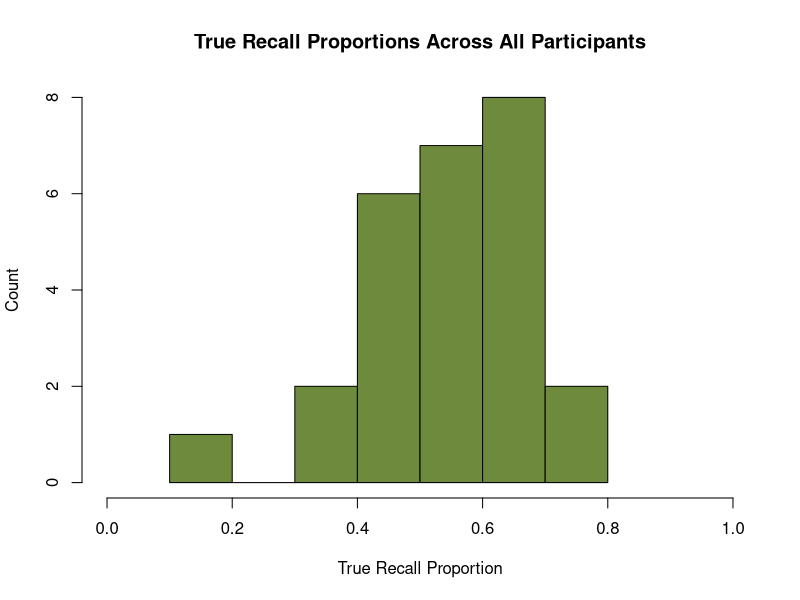
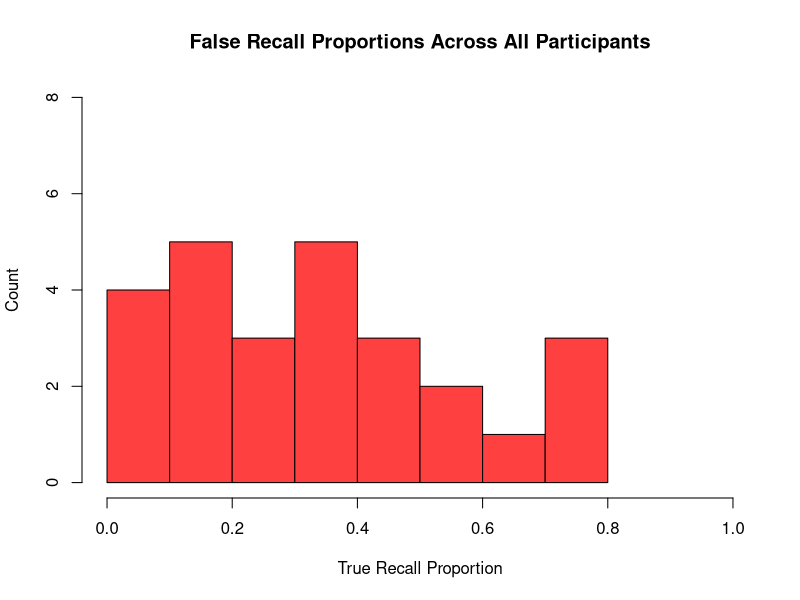
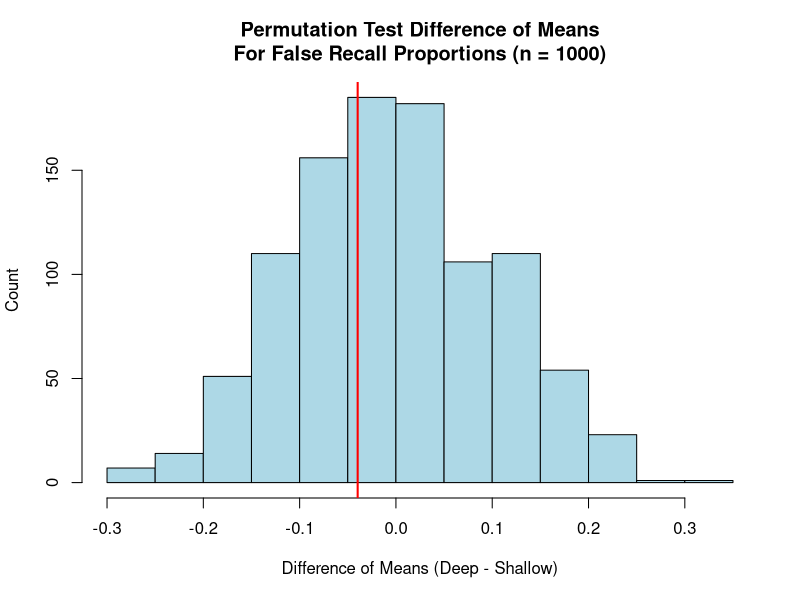
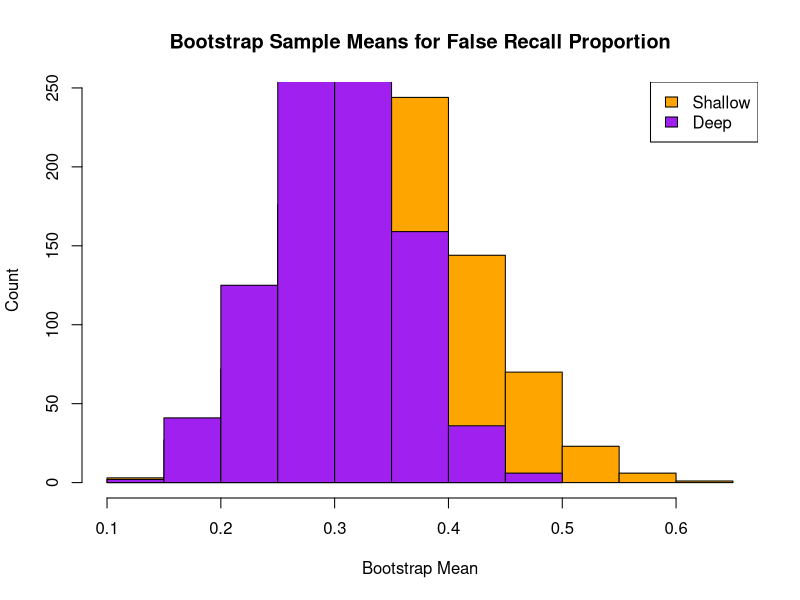

Recreate these plots in R, in order.
## ---- chunk 1
knitr::opts_chunk$set(echo = TRUE, message = FALSE)
# Can set your local path to control exactly where this saves. Otherwise, will save in directory with the Rmd file
# knitr::opts_knit$set(root.dir = "/home/expdes/outputs/")  

library(tidyverse)  #hub of many packages
set.seed(1)  #reproducible results
theme_set(theme_minimal())  #nice-looking plots

## ---- chunk 2
participant_level_data <- read.csv(file.path("data", "participant_level_data.csv"))
## ---- chunk 3
# Sources
#   1) https://www.datamentor.io/r-programming/histogram

# Get the recall proportions
true_recall_data <- participant_level_data$true_recall_proportion
false_recall_data <- participant_level_data$false_recall_proportion


# HISTOGRAMS
# ================================

# True Recall Proportion
# -------------------
hist(true_recall_data,
     main = "True Recall Proportions Across All Participants", 
     xlab = "True Recall Proportion", 
     ylab = "Count",
     xlim = c(0,1),
     ylim = c(0,8),
     col  = "darkolivegreen4",
     )
# -------------------

# False Recall Proportion
# -------------------
hist(false_recall_data,
     main = "False Recall Proportions Across All Participants", 
     xlab = "True Recall Proportion", 
     ylab = "Count",
     xlim = c(0,1),
     ylim = c(0,8),
     col  = "brown1",
     ) 
## ---- chunk 4
# Sources
#   1) https://www.rdocumentation.org/packages/stats/versions/3.6.2/topics/t.test
#   2) https://www.rdocumentation.org/packages/base/versions/3.6.2/topics/unname

# Handmade function
ttest <- function(samp1, samp2) {
  
  # Get n for each sample
  n_1 <- length(samp1)
  n_2 <- length(samp2)
  
  # Get mean of each sample
  mean_1 <- mean(samp1)
  mean_2 <- mean(samp2)
  
  # Get standard deviation of each sample
  std_1 <- sd(samp1)
  std_2 <- sd(samp2)
  
  # Compute Pooled Standard Deviation
  pooled_std_numerator   <- ((n_1 - 1) * (std_1 ** 2)) + ((n_2 - 1) * (std_2 ** 2)) 
  pooled_std_denominator <- n_1 + n_2 - 2
  pooled_std <- sqrt(pooled_std_numerator / pooled_std_denominator)
  
  # Compute the t-statistic
  t_stat_numerator   <- mean_1 - mean_2 
  t_stat_denominator <- pooled_std * sqrt((1 / n_1) + (1 / n_2))
  t_statistic <- t_stat_numerator / t_stat_denominator
  
  return(t_statistic)
}
## ---- chunk 5

# Get verbal and visual participant data
verbal_true_recall_data <- participant_level_data[participant_level_data$encoding_modality == "verbal",]$true_recall_proportion

visual_true_recall_data <- participant_level_data[participant_level_data$encoding_modality == "visual",]$true_recall_proportion

# Calculate t statistic
indep_t_stat_modality <- ttest(verbal_true_recall_data, visual_true_recall_data)

# Print the result
cat(sprintf("(Encoding Modality) Handwritten Indep. Samp. T-Statistic: %.6f", indep_t_stat_modality))
## ---- chunk 6

# Get shallow and deep participant data
shallow_true_recall_data <- participant_level_data[participant_level_data$encoding_depth == "shallow",]$true_recall_proportion

deep_true_recall_data <- participant_level_data[participant_level_data$encoding_depth == "deep",]$true_recall_proportion

# Calculate t statistic
indep_t_stat_depth <- ttest(shallow_true_recall_data, deep_true_recall_data)

# Print the result
cat(sprintf("(Encoding Depth) Handwritten Indep. Samp. T-Statistic: %.6f", indep_t_stat_depth))
## ---- chunk 7

# Encoding modality via built-in function
indep_t_stat_modality_builtin <- unname(t.test(verbal_true_recall_data, visual_true_recall_data, var.equal = TRUE)$statistic)
cat(sprintf("(Encoding Modality) Built-in Indep. Samp. T-Statistic:  %.6f\n", indep_t_stat_modality_builtin))

# Encoding depth via built-in function
indep_t_stat_depth_builtin <- unname(t.test(shallow_true_recall_data, deep_true_recall_data, var.equal = TRUE)$statistic)
cat(sprintf("(Encoding Depth)    Built-in Indep. Samp. T-Statistic: %.6f", indep_t_stat_depth_builtin))

## ---- chunk 8
# Sources
#   1) https://datascienceparichay.com/article/subtract-two-vectors-in-r/

# Handmade paired t test function
ttest_paired <- function(samp1, samp2) {
  
  # Get a vector representing paired differences
  differences <- samp1 - samp2
  
  # Get mean, std and n of the paired differences
  mean_diff <- mean(differences)
  std_diff <- sd(differences)
  n <- length(differences)
  
  # Calculate t statistic
  t_statistic <- mean_diff / (std_diff / sqrt(n))
  
  return(t_statistic)
}
## ---- chunk 9
# Ids to filter out in the modality case
modality_ids_to_filter <- c("862003", "TgA3wccPQM9Has7")

# Filter out specified IDs
no_ids_modality <- participant_level_data[!(participant_level_data$participant %in% modality_ids_to_filter),]

# Get verbal vector
verbal_true_recall_data <-
  no_ids_modality$true_recall_proportion[
    no_ids_modality$encoding_modality == "verbal"]

# Get visual vector
visual_true_recall_data <-
  no_ids_modality$true_recall_proportion[
    no_ids_modality$encoding_modality == "visual"]

# Get paired T-statistic
paired_t_stat_modality_builtin <- ttest_paired(verbal_true_recall_data, visual_true_recall_data)

# Print the result
cat(sprintf("(Encoding Modality) Handwritten Paired Samples T-Statistic: %.6f", paired_t_stat_modality_builtin))
## ---- chunk 10
# Ids to filter out in the modality case
depth_ids_to_filter <- c("662545", "665565", "697823", "862003")

# Filter out specified IDs
no_ids_depth <- participant_level_data[!(participant_level_data$participant %in% depth_ids_to_filter),]

# Get verbal vector
shallow_true_recall_data <-
  no_ids_depth$true_recall_proportion[
    no_ids_depth$encoding_depth == "shallow"]

# Get visual vector
deep_true_recall_data <-
  no_ids_depth$true_recall_proportion[
    no_ids_depth$encoding_depth == "deep"]

# Get paired T-statistic
paired_t_stat_modality_builtin <- ttest_paired(shallow_true_recall_data, deep_true_recall_data)

# Print the result
cat(sprintf("(Encoding Depth) Handwritten Paired Samples T-Statistic: %.6f", paired_t_stat_modality_builtin))
## ---- chunk 11

# Calculations with built-in R functions should go here
# Sources
#   1) https://www.statology.org/paired-samples-t-test-r/

# Encoding modality via built-in function
paired_t_stat_modality_builtin <- unname(t.test(verbal_true_recall_data, visual_true_recall_data, paired = TRUE)$statistic)
cat(sprintf("(Encoding Modality) Built-in Paired Samp. T-Statistic:  %.6f\n", paired_t_stat_modality_builtin))

# Encoding depth via built-in function
paired_t_stat_depth_builtin <- unname(t.test(shallow_true_recall_data, deep_true_recall_data, paired = TRUE)$statistic)
cat(sprintf("(Encoding Depth)    Built-in Paired Samp. T-Statistic: %.6f", paired_t_stat_depth_builtin))
## ---- chunk 12
# Sources
#   1) https://www.statology.org/working-with-the-student-t-distribution-in-r-dt-qt-pt-rt/

df_modality <- length(verbal_true_recall_data) + length(visual_true_recall_data) - 2
p_value_modality <- pt(indep_t_stat_modality, df_modality)

df_depth <- length(shallow_true_recall_data) + length(deep_true_recall_data) - 2
p_value_depth <- pt(indep_t_stat_depth, df_depth)

cat(sprintf("(Encoding Modality) P Value: %.6f\n", p_value_modality))
cat(sprintf("(Encoding Depth)    P Value: %.6f", p_value_depth))
## ---- chunk 13
# Sources
#   1) https://www.statisticshowto.com/probability-and-statistics/statistics-definitions/cohens-d/
#   2) https://www.statology.org/pooled-standard-deviation/

cohend <- function(samp1, samp2) {
  
  # Get mean for each sample
  mean1 <- mean(samp1)
  mean2 <- mean(samp2)
  
  # Get pooled standard deviation
  pooled_std_numerator <- ((length(samp1) - 1) * sd(samp1)^2) + ((length(samp2) - 1) * sd(samp2)^2)
  pooled_std_denominator <- length(samp1) + length(samp2) - 2
  pooled_std <- sqrt(pooled_std_numerator / pooled_std_denominator)
  
  # calculate cohen's d and return
  cohens_d <- (mean1 - mean2) / pooled_std
  return(cohens_d)
}
## ---- chunk 14
# Calculate Cohen's d using your function here

# Get deep participants' true recall data
deep_true_recall_data <-
  participant_level_data$true_recall_proportion[
    participant_level_data$encoding_depth == "deep"]

# Get shallow participants' true recall data
shallow_true_recall_data <-
  participant_level_data$true_recall_proportion[
    participant_level_data$encoding_depth == "shallow"]

# Calculate Cohen's d and print 
cohens_d_encoding_strategy <- cohend(deep_true_recall_data, shallow_true_recall_data)
cat(sprintf("Cohen's d for deep (samp1) vs shallow (samp2) encoding strategy: %.6f\n", cohens_d_encoding_strategy))

## ---- chunk 15
# Sources:
# 1) https://www.rdocumentation.org/packages/stats/versions/3.6.2/topics/power.t.test

# Calculate power_res
# (Maybe I am wrong but we can just re-scale pooled std
# to 1 and use Cohen's d directly?)
power_res <- power.t.test(
    n = NULL,
    delta = cohens_d_encoding_strategy,
    sd = 1,
    sig.level = 0.05,
    power = 0.90,
    type = "two.sample")$n

# Print result
cat(sprintf("power_res for encoding strategy: %.6f\n", power_res))
## ---- chunk 16
# Define the permutation test function
# Sources:
#   1) https://www.geeksforgeeks.org/r-language/sample-function/
#   2) https://www.geeksforgeeks.org/r-language/how-to-create-dataframe-in-r/

# Define the permutation test function (dataframe approach)
permtest <- function(df) {
  
  # Shuffle encoding depth labels
  df$encoding_depth_shuffled <- sample(df$encoding_depth)
  
  # Compute mean false recall for shuffled shallow group
  shuffled_mean_shallow <- mean(
    df$false_recall_proportion[df$encoding_depth_shuffled == "shallow"]
  )
  
  # Compute mean false recall for shuffled deep group
  shuffled_mean_deep <- mean(
    df$false_recall_proportion[df$encoding_depth_shuffled == "deep"]
  )
  
  # Create data frame
  dataframe <- data.frame(
    mean_falsealarms_shallow = shuffled_mean_shallow,
    mean_falsealarms_deep = shuffled_mean_deep
  )
  
  # Return data frame
  return(dataframe)
}
## ---- chunk 17
# Sources:
#   1) https://www.geeksforgeeks.org/r-language/for-loop-in-r/
#   2) https://www.geeksforgeeks.org/r-language/how-to-create-dataframe-in-r/

# Set the seed to 2026
set.seed(2026)

# Create dataframe for permutation test
perm_df <- participant_level_data[
  participant_level_data$encoding_depth %in% c("shallow", "deep"),
  c("false_recall_proportion", "encoding_depth")
]

# Initialize data frame
permutations <- data.frame(
  mean_falsealarms_shallow = c(),
  mean_falsealarms_deep = c()
)

# Run permutations
for (i in 1:1000) {
  permutations <- bind_rows(permutations, permtest(perm_df))
}

# Extract first 10 rows
first_10_rows <- permutations[1:10, ]

# Log the results
knitr::kable(first_10_rows, caption = "First 10 Rows of Permuted Data")
## ---- chunk 18
# Sources
#   1) https://www.rdocumentation.org/packages/graphics/versions/3.6.2/topics/abline

# Get false recall data for permutations
shallow_false_recall_permutation_data <- permutations$mean_falsealarms_shallow
deep_false_recall_permutation_data <- permutations$mean_falsealarms_deep

# Get the differences of means vector
permutation_differences <- deep_false_recall_permutation_data - shallow_false_recall_permutation_data

# Make the histogram
hist(permutation_differences,
     main = "Permutation Test Difference of Means\nFor False Recall Proportions (n = 1000)", 
     xlab = "Difference of Means (Deep - Shallow)", 
     ylab = "Count",
     col  = "lightblue",
     )

# Get deep participants' false recall data
deep_false_recall_data <-
  participant_level_data$false_recall_proportion[
    participant_level_data$encoding_depth == "deep"]

# Get shallow participants' false recall data
shallow_false_recall_data <-
  participant_level_data$false_recall_proportion[
    participant_level_data$encoding_depth == "shallow"]

# Get sample mean and plot horizontal line
abline(v = mean(deep_false_recall_data) - mean(shallow_false_recall_data), col = "red", lwd = 2)

## ---- chunk 19

# Get difference of sample means
sample_diff_of_means <- mean(deep_false_recall_data) - mean(shallow_false_recall_data)

# Get number of samples whose absolute value is greater than sample difference
bool_list <- abs(permutation_differences) >= abs(sample_diff_of_means)
num_abs_greater <- 0
for (boolean in bool_list) {
  if (boolean == TRUE) {
    num_abs_greater <- num_abs_greater + 1
  }
}

# Get p value
p_val_permutation <- num_abs_greater / length(permutation_differences)

# Print result
cat(sprintf("False Recall Proportion Difference of Means Permutation P-Value: %.6f\n", p_val_permutation))
## ---- chunk 20

# Get false recall data for shallow and deep
shallow_false_recall_data <-
  participant_level_data$false_recall_proportion[
    participant_level_data$encoding_depth == "shallow"]

deep_false_recall_data <-
  participant_level_data$false_recall_proportion[
    participant_level_data$encoding_depth == "deep"]

# Sample sizes of data
n_shallow <- length(shallow_false_recall_data)
n_deep <- length(deep_false_recall_data)

# Means of each
mean_shallow <- mean(shallow_false_recall_data)
mean_deep <- mean(deep_false_recall_data)

# Standard deviations of each
sd_shallow <- sd(shallow_false_recall_data)
sd_deep <- sd(deep_false_recall_data)

# Standard errors for each
se_shallow <- sd_shallow / sqrt(n_shallow)
se_deep <- sd_deep / sqrt(n_deep)

# Critical t value for 95% CI
t_crit_shallow <- qt(0.975, df = n_shallow - 1)
t_crit_deep <- qt(0.975, df = n_deep - 1)

# Confidence intervals
ci_lower_shallow <- mean_shallow - t_crit_shallow * se_shallow
ci_upper_shallow <- mean_shallow + t_crit_shallow * se_shallow

ci_lower_deep <- mean_deep - t_crit_deep * se_deep
ci_upper_deep <- mean_deep + t_crit_deep * se_deep

# Combine into Cis dataframe
Cis <- data.frame(
  ci_lower_shallow = ci_lower_shallow,
  ci_upper_shallow = ci_upper_shallow,
  ci_lower_deep = ci_lower_deep,
  ci_upper_deep = ci_upper_deep
)

# Log the results
knitr::kable(Cis, caption = "False Recall Proportion Confidence Intervals")

## ---- chunk 21
# Sources:
#   1) https://www.statology.org/bootstrap-confidence-intervals/
#   2) https://www.geeksforgeeks.org/r-language/sample-function/

# Take one bootstrap sample for shallow
bootstrap_shallow <- sample(shallow_false_recall_data,
                            size = length(shallow_false_recall_data),
                            replace = TRUE)

# Take one bootstrap sample for deep
bootstrap_deep <- sample(deep_false_recall_data,
                         size = length(deep_false_recall_data),
                         replace = TRUE)

# Calculate sample means
mean_bootstrap_shallow <- mean(bootstrap_shallow)
mean_bootstrap_deep <- mean(bootstrap_deep)

# Print results
cat(sprintf("Shallow Strategy Bootstrap Mean: %.6f\n", mean_bootstrap_shallow))
cat(sprintf("Deep Strategy Bootstrap Mean: %.6f\n", mean_bootstrap_deep))
## ---- chunk 22
# Set seed
set.seed(2026)

# Initialize bootstrap data frame
bootstraps <- data.frame(
  mean_falsealarms_shallow = c(),
  mean_falsealarms_deep = c()
)

# Run 1000 bootstrap samples
for (i in 1:1000) {
  
  # Bootstrap samples
  bootstrap_shallow <- sample(shallow_false_recall_data,
                              size = length(shallow_false_recall_data),
                              replace = TRUE)
  
  bootstrap_deep <- sample(deep_false_recall_data,
                           size = length(deep_false_recall_data),
                           replace = TRUE)
  
  # Store means
  bootstraps <- bind_rows(
    bootstraps,
    data.frame(
      mean_falsealarms_shallow = mean(bootstrap_shallow),
      mean_falsealarms_deep = mean(bootstrap_deep)
    )
  )
}

# Output first 10 rows
knitr::kable(head(bootstraps, 10), caption = "First 10 Bootstrap Samples")
## ---- chunk 23

# Plot shallow bootstrap means
hist(bootstraps$mean_falsealarms_shallow,
     col  = "orange",
     main = "Bootstrap Sample Means for False Recall Proportion",
     xlab = "Bootstrap Mean",
     ylab = "Count")

# Overlay deep bootstrap means
hist(bootstraps$mean_falsealarms_deep,
     col = "purple",
     add = TRUE)

# Make clear which is which
legend("topright",
       legend = c("Shallow", "Deep"),
       fill = c("orange", "purple"))

## ---- chunk 24
# Sources:
#   1) https://www.statology.org/bootstrap-confidence-intervals/

# Sort bootstrap distributions
sorted_shallow <- sort(bootstraps$mean_falsealarms_shallow)
sorted_deep <- sort(bootstraps$mean_falsealarms_deep)

# Get indices for 2.5% and 97.5%
lower_index <- 0.025 * length(sorted_shallow)
upper_index <- 0.975 * length(sorted_shallow)

# Confidence intervals
ci_lower_shallow <- sorted_shallow[lower_index]
ci_upper_shallow <- sorted_shallow[upper_index]

ci_lower_deep <- sorted_deep[lower_index]
ci_upper_deep <- sorted_deep[upper_index]

# Combine into dataframe
Cis_boot <- data.frame(
  ci_lower_shallow = ci_lower_shallow,
  ci_upper_shallow = ci_upper_shallow,
  ci_lower_deep = ci_lower_deep,
  ci_upper_deep = ci_upper_deep
)

# Output results
knitr::kable(Cis_boot, caption = "Bootstrapped 95% Confidence Intervals")
## ---- chunk 25
# Output parametric confidence intervals
knitr::kable(Cis, caption = "Parametric Confidence Intervals")

# Output bootstrapped confidence intervals
knitr::kable(Cis_boot, caption = "Bootstrapped Confidence Intervals")
